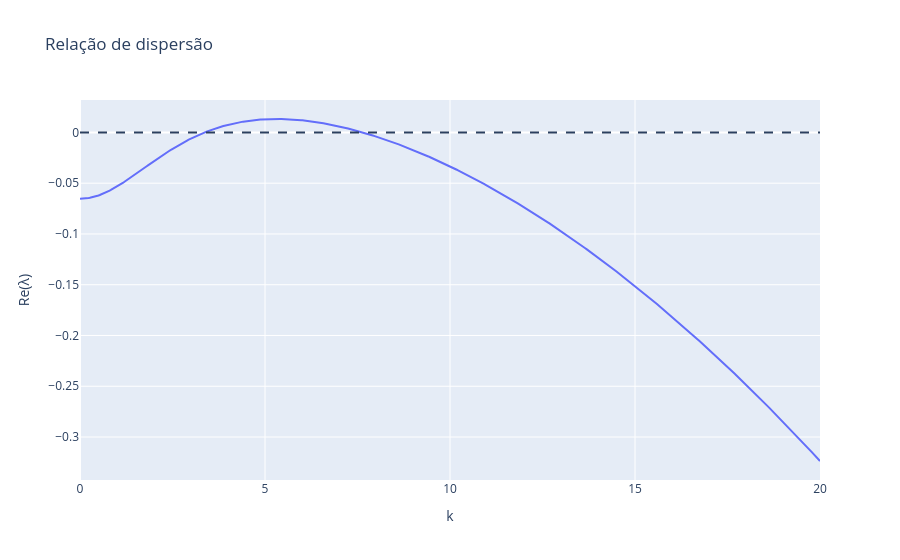

The notebook cell this image was saved under:
### Code cell
# Detecting Turing instability
k_vals = np.linspace(0, 20, 600)

growth = []

for k in k_vals:

    # Linearized system with diffusion
    A = np.array([
        [fW - dw * k**2, fN],
        [gW, gN - dn * k**2]
    ])

    eigvals = np.linalg.eigvals(A)
    growth.append(np.max(np.real(eigvals)))

growth = np.array(growth)

# Detecting the maximum growth rate and corresponding wavenumber

max_growth = np.max(growth)
k_max = k_vals[np.argmax(growth)]

print("\nMaximum growth rate:")
print(max_growth)

print("\nWavenumber of the most unstable mode:")
print(k_max)

# Turing instability

lambda_0 = growth[0]
lambda_max = np.max(growth)
k_max = k_vals[np.argmax(growth)]

if lambda_0 < 0 and lambda_max > 0:
    print("\nTuring instability")
    print(f"Most unstable mode: k = {k_max:.4f}")
    print(f"Max growth rate: {lambda_max:.6f}")

elif lambda_0 > 0:
    print("\nHomogeneous instability (NOT Turing)")
    print(f"Max growth at k = {k_max:.4f}")

else:
    print("\nNo instability")

# Plot
fig = go.Figure()

fig.add_trace(go.Scatter(
    x=k_vals,
    y=growth,
    mode='lines',
    name='Re(λ_max)'
))

fig.add_hline(y=0, line_dash="dash")

fig.update_layout(
    title="Relação de dispersão",
    xaxis_title="k",
    yaxis_title="Re(λ)",
)

fig.show()

### Figure 1 — Plotly figure (JSON) as saved in the notebook; plotly's stock layout.template omitted (floating-point values rounded to 4 significant figures; data arrays with more than 128 entries replaced by an {"elided": "..."} marker saying what was removed)
{"data": [{"mode": "lines", "name": "Re(λ_max)", "type": "scatter", "x": {"elided": "600 float values"}, "y": {"elided": "600 float values"}}], "layout": {"shapes": [{"line": {"dash": "dash"}, "type": "line", "x0": 0, "x1": 1, "xref": "x domain", "y0": 0, "y1": 0, "yref": "y"}], "title": {"text": "Relação de dispersão"}, "xaxis": {"title": {"text": "k"}}, "yaxis": {"title": {"text": "Re(λ)"}}}}
